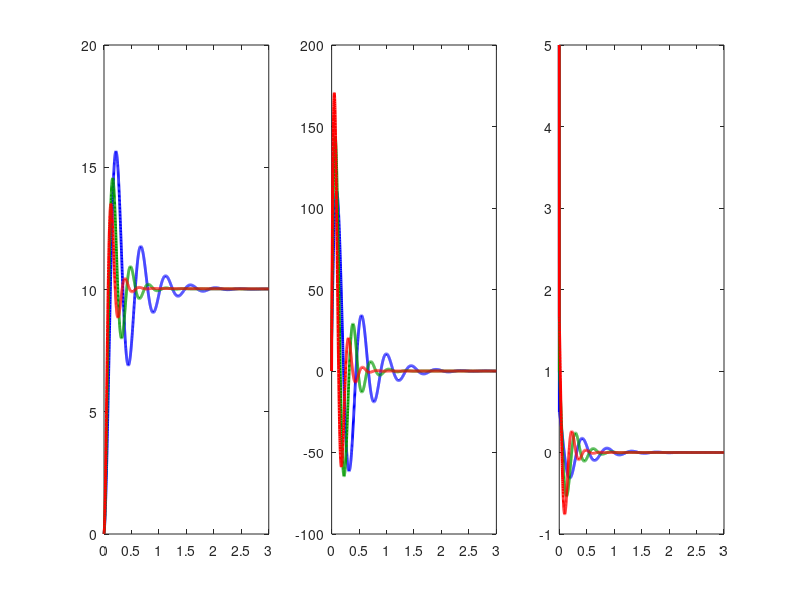

This figure's MATLAB source: (Note: this script raises an error after producing the figure.)
%% REI Drone - PID Controller Tuning Analysis
%  Rootcastle Engineering & Innovation
%
%  Evaluates PID controller performance for roll, pitch, and yaw axes.
%  Generates step response characteristics: rise time, settling time,
%  overshoot, and steady-state error. Compares different gain sets.
%
%  Author: Batuhan Ayribas, M.Sc.

figDir = getappdata(0, 'figDir');
if isempty(figDir)
    figDir = fullfile(fileparts(mfilename('fullpath')), '..', 'figures');
    if ~exist(figDir, 'dir'), mkdir(figDir); end
end

%% System Parameters
% Simplified second-order model for each axis: I * ddot_angle = tau
Ixx = 0.015; Iyy = 0.015; Izz = 0.025;

%% Gain Sets to Compare
% Each row: [Kp, Ki, Kd, axis_label, inertia]
gain_sets = {
    % Conservative
    3.0, 0.5, 0.08, 'Conservative', Ixx;
    % Moderate (baseline)
    6.0, 1.0, 0.15, 'Moderate', Ixx;
    % Aggressive
    10.0, 2.0, 0.25, 'Aggressive', Ixx;
};

dt = 0.001;
t_end = 3.0;
t = 0:dt:t_end;
N = length(t);

% Step command: 10 degrees
cmd = deg2rad(10);

%% Simulate Each Gain Set
fig1 = figure('Position', [100 100 1400 500], 'Color', 'w');
colors = {'b', [0 0.6 0], 'r'};
metrics = cell(3, 1);

for gs = 1:3
    Kp = gain_sets{gs, 1};
    Ki = gain_sets{gs, 2};
    Kd = gain_sets{gs, 3};
    label = gain_sets{gs, 4};
    I_axis = gain_sets{gs, 5};

    angle = zeros(1, N);
    rate = zeros(1, N);
    int_err = 0;
    prev_err = 0;
    tau_hist = zeros(1, N);

    for k = 1:N-1
        err = cmd - angle(k);
        int_err = int_err + err * dt;
        d_err = (err - prev_err) / dt;
        prev_err = err;

        tau = Kp * err + Ki * int_err + Kd * d_err;
        tau = max(min(tau, 5.0), -5.0);  % Torque saturation
        tau_hist(k) = tau;

        d_rate = tau / I_axis;
        rate(k+1) = rate(k) + d_rate * dt;
        angle(k+1) = angle(k) + rate(k+1) * dt;
    end

    angle_deg = rad2deg(angle);
    cmd_deg = rad2deg(cmd);

    % Compute metrics
    % Rise time (10% to 90%)
    idx_10 = find(angle_deg >= 0.1 * cmd_deg, 1, 'first');
    idx_90 = find(angle_deg >= 0.9 * cmd_deg, 1, 'first');
    if ~isempty(idx_10) && ~isempty(idx_90)
        rise_time = t(idx_90) - t(idx_10);
    else
        rise_time = NaN;
    end

    % Overshoot
    overshoot = (max(angle_deg) - cmd_deg) / cmd_deg * 100;
    overshoot = max(overshoot, 0);

    % Settling time (within 2% of final value)
    settling_idx = find(abs(angle_deg - cmd_deg) > 0.02 * cmd_deg, 1, 'last');
    if ~isempty(settling_idx)
        settling_time = t(settling_idx);
    else
        settling_time = 0;
    end

    ss_error = abs(angle_deg(end) - cmd_deg);

    metrics{gs} = struct('label', label, 'rise', rise_time, ...
        'overshoot', overshoot, 'settling', settling_time, 'ss_err', ss_error);

    % Plot step response
    subplot(1,3,1);
    plot(t, angle_deg, '-', 'Color', colors{gs}, 'LineWidth', 2); hold on;

    subplot(1,3,2);
    plot(t, rad2deg(rate), '-', 'Color', colors{gs}, 'LineWidth', 2); hold on;

    subplot(1,3,3);
    plot(t, tau_hist, '-', 'Color', colors{gs}, 'LineWidth', 2); hold on;
end

subplot(1,3,1);
yline(rad2deg(cmd), 'k--', 'LineWidth', 1.5);
xlabel('Time (s)'); ylabel('Angle (deg)');
title('Roll Step Response'); grid on;
legend('Conservative', 'Moderate', 'Aggressive', 'Command', 'Location', 'best');

subplot(1,3,2);
xlabel('Time (s)'); ylabel('Angular Rate (deg/s)');
title('Roll Rate'); grid on;

subplot(1,3,3);
xlabel('Time (s)'); ylabel('Torque (N.m)');
title('Control Torque'); grid on;

sgtitle('REI Drone - PID Controller Comparison (Roll Axis)', ...
    'FontSize', 14, 'FontWeight', 'bold');
saveas(fig1, fullfile(figDir, 'pid_controller_comparison.png'));

%% Print Metrics Table
fprintf('  PID Tuning Results (Roll Axis, 10 deg step):\n');
fprintf('    %-15s  Rise(s)  OS(%%)   Settle(s)  SS_Err(deg)\n', 'Gain Set');
for gs = 1:3
    m = metrics{gs};
    fprintf('    %-15s  %.3f    %.1f     %.3f      %.3f\n', ...
        m.label, m.rise, m.overshoot, m.settling, m.ss_err);
end

%% Figure 2: Frequency Response (Bode-like analysis)
fig2 = figure('Position', [100 100 1000 500], 'Color', 'w');

freq = logspace(-1, 2, 500);  % 0.1 to 100 Hz
omega = 2 * pi * freq;

for gs = 1:3
    Kp = gain_sets{gs, 1};
    Ki = gain_sets{gs, 2};
    Kd = gain_sets{gs, 3};

    % Open-loop transfer function: G(s) = (Kd*s^2 + Kp*s + Ki) / (I*s^2 * s)
    % Magnitude at each frequency
    s = 1i * omega;
    G = (Kd * s.^2 + Kp * s + Ki) ./ (Ixx * s.^3);
    mag_db = 20 * log10(abs(G));
    phase_deg = rad2deg(angle(G));

    subplot(2,1,1);
    semilogx(freq, mag_db, '-', 'Color', colors{gs}, 'LineWidth', 2); hold on;

    subplot(2,1,2);
    semilogx(freq, phase_deg, '-', 'Color', colors{gs}, 'LineWidth', 2); hold on;
end

subplot(2,1,1);
ylabel('Magnitude (dB)'); title('Open-Loop Bode Plot'); grid on;
legend('Conservative', 'Moderate', 'Aggressive', 'Location', 'best');
ylim([-60 60]);

subplot(2,1,2);
xlabel('Frequency (Hz)'); ylabel('Phase (deg)'); grid on;
yline(-180, 'k--', 'LineWidth', 1);

sgtitle('REI Drone - PID Frequency Response Analysis', ...
    'FontSize', 14, 'FontWeight', 'bold');
saveas(fig2, fullfile(figDir, 'pid_bode_analysis.png'));
